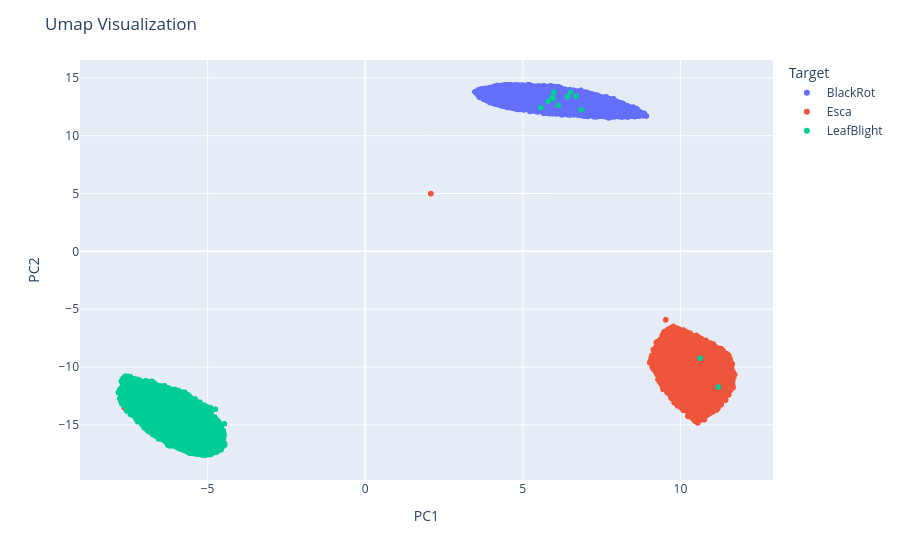

Source (notebook cell):
### Code cell
import plotly.express as px
import pandas as pd

label_decoded_list = [classes[l] for l in label_list] 

# Create a Pandas DataFrame for Plotly
umap_df = pd.DataFrame(data=data_umap, columns=['x', 'y'])
umap_df['Target'] = pd.Series(label_decoded_list)  # Add your target variable (e.g., class labels)
umap_df['Path'] = path_list

umap_df.to_csv("umap150.csv")

# Create a scatter plot with Plotly
fig = px.scatter(umap_df, x='x', y='y', color='Target')
fig.update_layout(title='Umap Visualization',
                 xaxis_title='PC1',
                 yaxis_title='PC2')

### Figure 1 — Plotly figure (JSON) as saved in the notebook; plotly's stock layout.template omitted (floating-point values rounded to 4 significant figures; data arrays with more than 128 entries replaced by an {"elided": "..."} marker saying what was removed)
{"data": [{"hovertemplate": "Target=BlackRot<br>x=%{x}<br>y=%{y}<extra></extra>", "legendgroup": "BlackRot", "marker": {"color": "#636efa", "symbol": "circle"}, "mode": "markers", "name": "BlackRot", "showlegend": true, "type": "scattergl", "x": {"elided": "21603 float values"}, "xaxis": "x", "y": {"elided": "21603 float values"}, "yaxis": "y"}, {"hovertemplate": "Target=Esca<br>x=%{x}<br>y=%{y}<extra></extra>", "legendgroup": "Esca", "marker": {"color": "#EF553B", "symbol": "circle"}, "mode": "markers", "name": "Esca", "showlegend": true, "type": "scattergl", "x": {"elided": "29589 float values"}, "xaxis": "x", "y": {"elided": "29589 float values"}, "yaxis": "y"}, {"hovertemplate": "Target=LeafBlight<br>x=%{x}<br>y=%{y}<extra></extra>", "legendgroup": "LeafBlight", "marker": {"color": "#00cc96", "symbol": "circle"}, "mode": "markers", "name": "LeafBlight", "showlegend": true, "type": "scattergl", "x": {"elided": "33524 float values"}, "xaxis": "x", "y": {"elided": "33524 float values"}, "yaxis": "y"}], "layout": {"legend": {"title": {"text": "Target"}, "tracegroupgap": 0}, "margin": {"t": 60}, "title": {"text": "Umap Visualization"}, "xaxis": {"anchor": "y", "domain": [0, 1], "title": {"text": "PC1"}}, "yaxis": {"anchor": "x", "domain": [0, 1], "title": {"text": "PC2"}}}}
